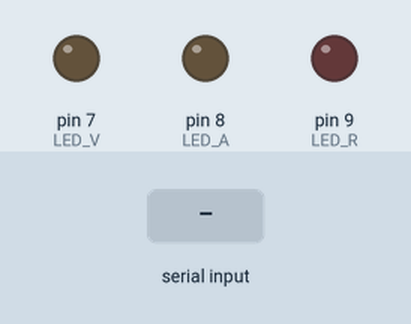
This sketch was run on a simulated Arduino Uno, built with avr-gcc and run on an emulated ATmega328P. Parts: output pins drawn as LEDs (lit = HIGH). The inputs (shaded band) are chosen by the test bench. What the sketch prints to the serial monitor is not drawn.

Above: at 1.2 s.
1.3 s: "r" received over Serial
At 2.4 s:
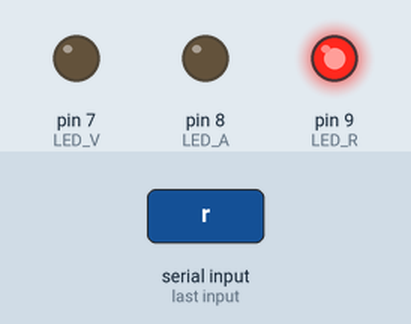
2.8 s: "a" received over Serial
At 3.6 s:
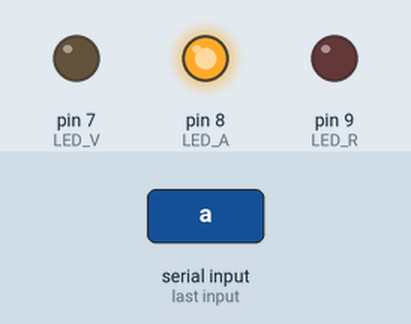
4.3 s: "v" received over Serial
At 4.7 s:
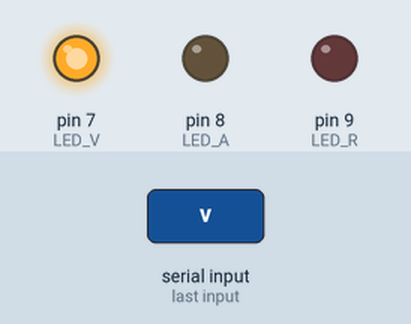
5.8 s: "t" received over Serial
At 7.0 s:
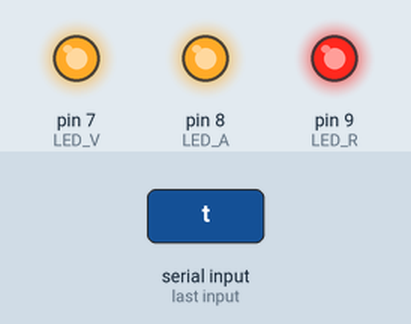
7.3 s: "x" received over Serial
At 8.2 s:
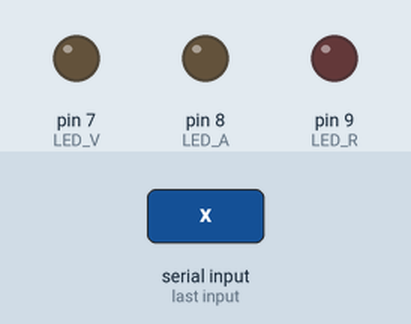
Timing chart, 0 to 9.8 s (numbered marks = the images above; inputs shaded):
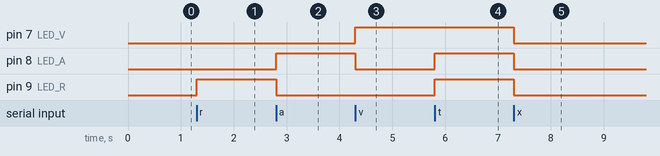

Measured:
- after the input at 1.3 s, pin 9 (LED_R): LOW → HIGH at once
- after the input at 2.8 s, pin 8 (LED_A): LOW → HIGH at once; pin 9 (LED_R): HIGH → LOW at once
- after the input at 4.3 s, pin 7 (LED_V): LOW → HIGH at once; pin 8 (LED_A): HIGH → LOW at once
- after the input at 5.8 s, pin 8 (LED_A), pin 9 (LED_R): LOW → HIGH at once
- after the input at 7.3 s, pin 7 (LED_V), pin 8 (LED_A), pin 9 (LED_R): HIGH → LOW at once

The sketch:

12_serial_enviar.ino
```cpp
#define LED_R 9
#define LED_A 8
#define LED_V 7

char option;

void setup()
{
  pinMode(LED_R, OUTPUT);
  pinMode(LED_A, OUTPUT);
  pinMode(LED_V, OUTPUT);

  Serial.begin(9600);

  Serial.println("ELIGE QUE LED ENCENDER");
  Serial.println("");
  Serial.println("- Led Rojo:\t r");
  Serial.println("- Led Amarillo:\t a");
  Serial.println("- Led Verde:\t v");
  Serial.println("- ON todos:\t t");
  Serial.println("- OFF todos:\t x");
}

void loop()
{
  if (Serial.available() > 0){

    option = Serial.read();
    switch(option){
      case 'r':
        digitalWrite(LED_R, HIGH);
        digitalWrite(LED_A, LOW);
        digitalWrite(LED_V, LOW);
        break;
      case 'a':
        digitalWrite(LED_R, LOW);
        digitalWrite(LED_A, HIGH);
        digitalWrite(LED_V, LOW);
        break;
      case 'v':
        digitalWrite(LED_R, LOW);
        digitalWrite(LED_A, LOW);
        digitalWrite(LED_V, HIGH);
        break;
      case 't':
        digitalWrite(LED_R, HIGH);
        digitalWrite(LED_A, HIGH);
        digitalWrite(LED_V, HIGH);
        break;
      case 'x':
        digitalWrite(LED_R, LOW);
        digitalWrite(LED_A, LOW);
        digitalWrite(LED_V, LOW);
        break;
      default:
        break;
    }

  }
}
```
